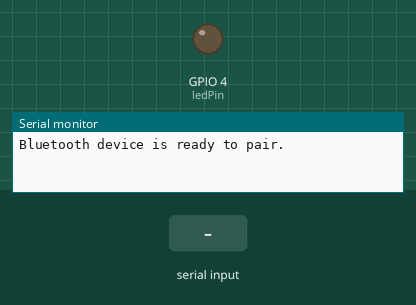
The sketch below on a simulated ESP32. On the bench: output pins drawn as LEDs (lit = HIGH), the last lines printed to the serial monitor. The test bench sets the inputs (shaded band). Nothing arrives over Bluetooth unless stated.

Above: at 1.2 s.
1.3 s: "1" received over the second serial link
At 2.5 s:
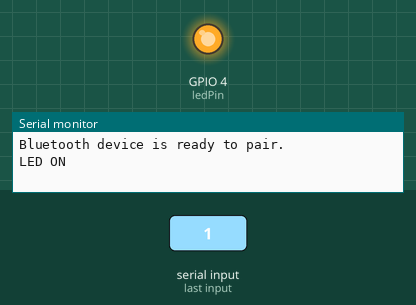
2.8 s: "0" received over the second serial link
At 3.9 s:
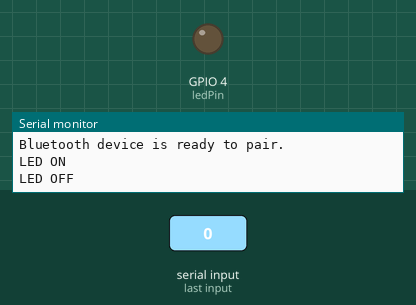
Timing chart, 0 to 5.8 s (numbered marks = the images above; inputs shaded):
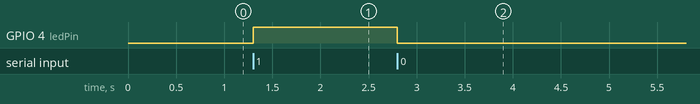

Measured:
- after the input at 1.3 s, GPIO 4 (ledPin): LOW → HIGH at once
- after the input at 2.8 s, GPIO 4 (ledPin): HIGH → LOW at once

The sketch:

03_Bluetooth_Controlled_LED.ino
```cpp
#include <BluetoothSerial.h>

BluetoothSerial SerialBT;

const int ledPin = 4; // LED connected to GPIO

void setup() {
  pinMode(ledPin, OUTPUT);  // Set the LED pin as an output
  digitalWrite(ledPin, LOW); // Turn off the LED initially

  Serial.begin(115200); // Start the Serial Monitor
  SerialBT.begin("ESP32_LED_Control"); // Start Bluetooth with a name

  Serial.println("Bluetooth device is ready to pair.");
}

void loop() {
  if (SerialBT.available()) { // Check if there is any data available to read
    char command = SerialBT.read(); // Read the command

    if (command == '1') { // If the command is '1'
      digitalWrite(ledPin, HIGH); // Turn on the LED
      Serial.println("LED ON");
    }
    else if (command == '0') { // If the command is '0'
      digitalWrite(ledPin, LOW); // Turn off the LED
      Serial.println("LED OFF");
    }
  }
}
```
